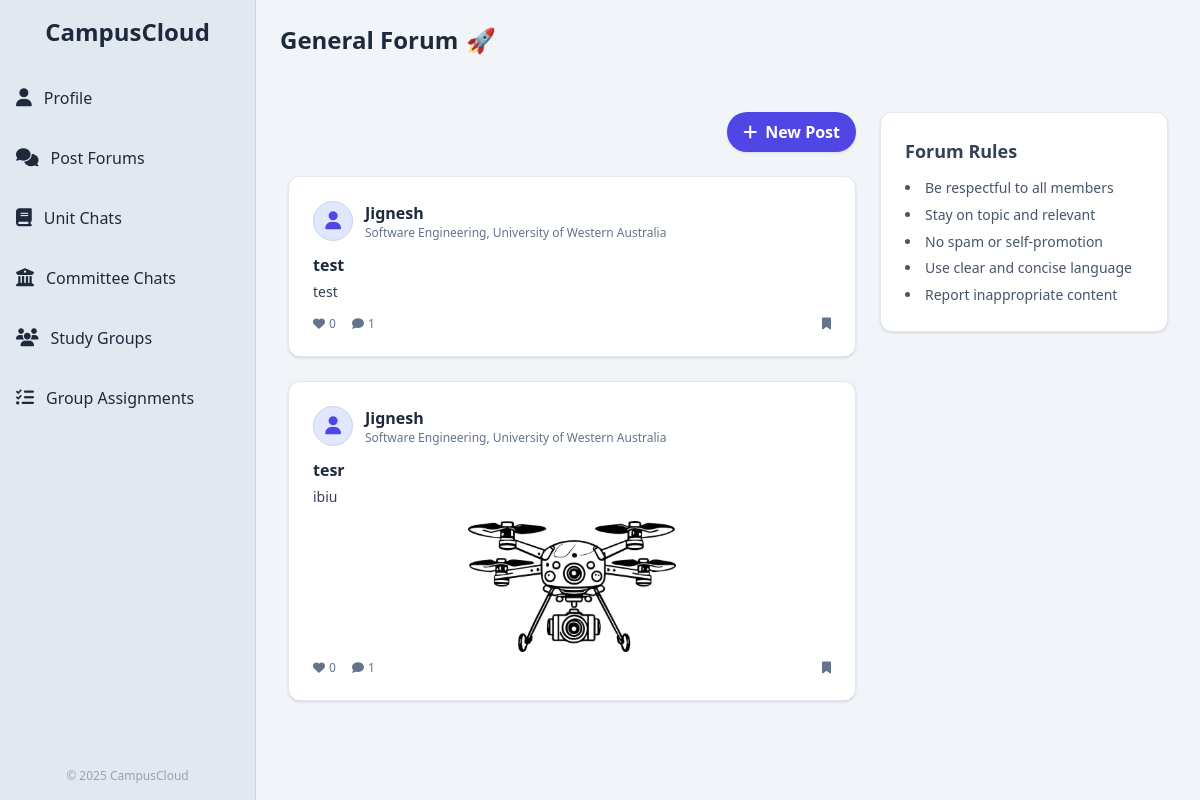
The app's page /post-forum, older data.
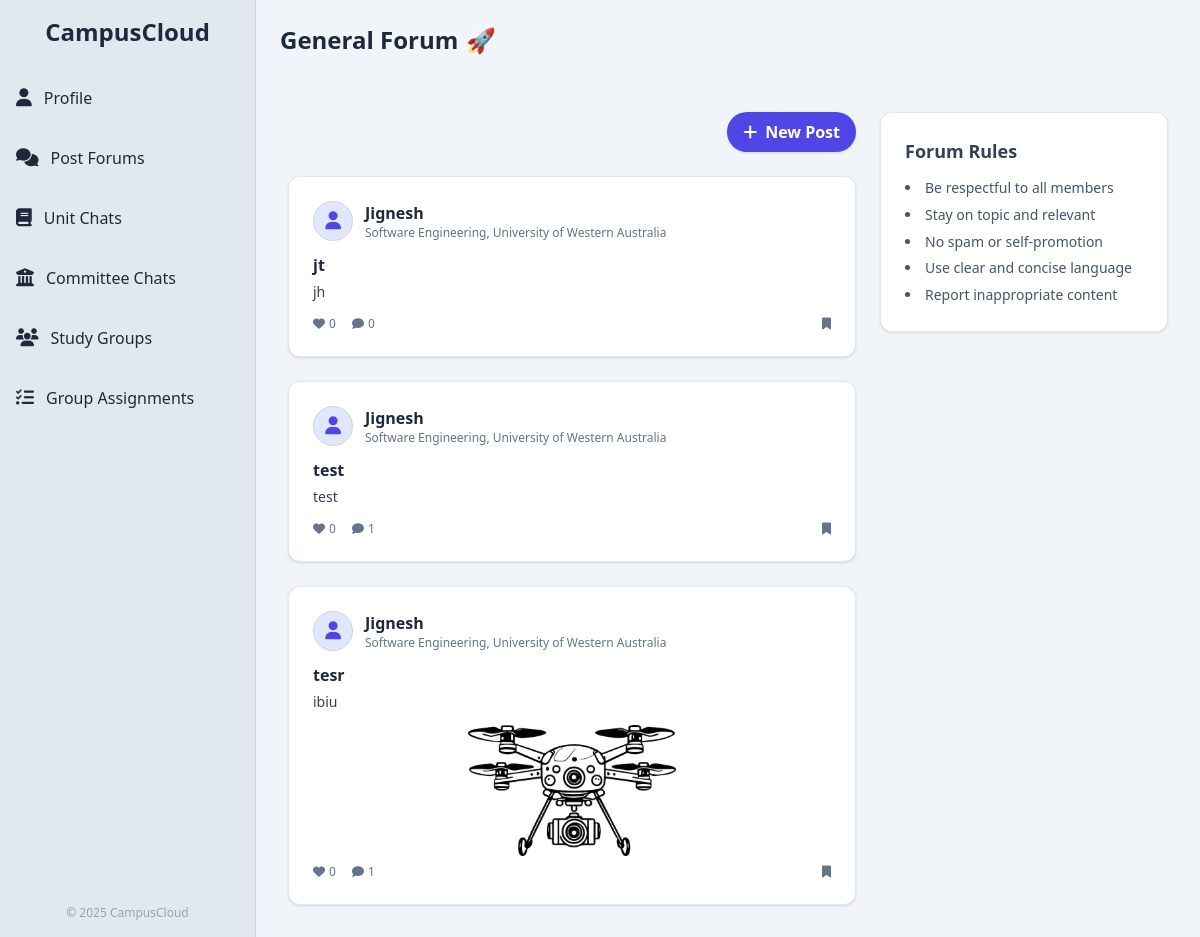
The same page, newer data.
### app/models.py (models this page shows, shortened)
class Post(db.Model):
    __tablename__ = 'posts'
    id = db.Column(db.Integer, primary_key=True)
    title = db.Column(db.String(200))
    content = db.Column(db.Text, nullable=False)
    image_url = db.Column(db.String(255))  # uploaded image file path
    created_at = db.Column(db.DateTime, default=db.func.now())
    likes = db.Column(db.Integer, default=0)
    user_id = db.Column(db.Integer, db.ForeignKey('users.id', ondelete='CASCADE', name='fk_posts_user_id'), nullable=False)
    committee_id = db.Column(db.Integer, db.ForeignKey('committees.id', ondelete='SET NULL', name='fk_posts_committee_id'), nullable=True)
    committee = db.relationship('Committee', backref='posts', lazy='joined')
    comments = db.relationship('Comment', backref='post', cascade='all, delete-orphan', passive_deletes=True, lazy='dynamic')

class User(db.Model, UserMixin):
    __tablename__ = 'users'
    id = db.Column(db.Integer, primary_key=True)
    full_name = db.Column(db.String(100), nullable=False)
    email = db.Column(db.String(120), unique=True, nullable=False)
    password_hash = db.Column(db.String(128), nullable=False)
    bio = db.Column(db.Text)
    job_title = db.Column(db.String(100))
    phone = db.Column(db.String(20))
    university = db.Column(db.String(100))
    faculty = db.Column(db.String(100))
    major = db.Column(db.String(100))
    student_number = db.Column(db.String(50))
    quote = db.Column(db.Text)
    skills = db.Column(db.Text)  # NEW: store skills as a comma-separated string
    profile_picture = db.Column(db.String(255))
    cover_picture = db.Column(db.String(255))
    created_at = db.Column(db.DateTime, default=db.func.now())
    committees = db.relationship('Committee', secondary=user_committees, backref='members', lazy='dynamic')
    posts = db.relationship('Post', backref='author', cascade='all, delete-orphan', passive_deletes=True, lazy='dynamic')
    comments = db.relationship('Comment', backref='author', cascade='all, delete-orphan', passive_deletes=True, lazy='dynamic')
    @property
    def skills_list(self):
        return [skill.strip() for skill in self.skills.split(',')] if self.skills else []

### app/routes.py (the view)
@bp.route('/post-forum')
def post_forum():
    posts = Post.query.order_by(Post.created_at.desc()).all()
    return render_template('post_forum.html', posts=posts)

### app/templates/post_forum.html (shortened to what this page needs)
{% extends "base.html" %}
{% block content %}
<div class="w-full bg-slate-100 text-slate-800 py-6 px-6 flex items-center gap-2">
  <h1 class="text-2xl font-bold">General Forum</h1>
  <span class="text-2xl">🚀</span>
</div>
<div class="p-4 bg-slate-100">
  <div class="flex flex-col md:flex-row gap-6 p-4">
    <div class="flex-1 flex flex-col space-y-6">
      <div class="flex justify-end">
        <button id="openModal" class="flex items-center bg-indigo-600 text-white px-4 py-2 rounded-full hover:bg-indigo-700 transition font-semibold shadow">
          <i class="fas fa-plus mr-2"></i> New Post
        </button>
      </div>
      <div id="postsContainer" class="space-y-6">
        {% for post in posts %}
        <div id="post-{{ post.id }}" class="post-card rounded-xl shadow border border-slate-200 p-6 transition hover:shadow-lg bg-white cursor-pointer"
             onclick="expandAndRedirect({{ post.id }})">
          <div class="flex items-center mb-3">
            <div class="w-10 h-10 rounded-full bg-indigo-100 flex items-center justify-center text-indigo-600 text-lg mr-3 border border-slate-300">
              <i class="fas fa-user"></i>
            </div>
            <div>
              <h3 class="font-semibold text-slate-800">{{ post.author.full_name }}</h3>
              <p class="text-xs text-slate-500">{{ post.author.major }}, {{ post.author.university }}</p>
            </div>
          </div>
          {% if post.title %}
          <h4 class="text-base font-semibold text-slate-800 mb-1">{{ post.title }}</h4>
          {% endif %}
          <p class="text-slate-700 text-sm leading-relaxed mb-3">{{ post.content }}</p>
          {% if post.image_url %}
          <div class="flex justify-center mt-3">
            <img src="{{ '/' + post.image_url }}" alt="Post Image" class="w-2/5 rounded" />
          </div>
          {% endif %}
          <div class="flex justify-between text-xs text-slate-500 mt-2">
            <div class="flex space-x-4">
              <button class="flex items-center space-x-1 hover:text-indigo-600 transition"
                      onclick="likePost(event, {{ post.id }})">
                <i class="fas fa-heart"></i><span id="like-count-{{ post.id }}">{{ post.likes or 0 }}</span>
              </button>
              <button class="flex items-center space-x-1 hover:text-indigo-600 transition">
                <i class="fas fa-comment"></i><span>{{ post.comments.count() }}</span>
              </button>
            </div>
            <div class="flex space-x-2">
              <button class="hover:text-indigo-600 transition"><i class="fas fa-bookmark"></i></button>
            </div>
          </div>
        </div>
        {% endfor %}
      </div>
    </div>
    <aside class="w-full md:w-72 sticky top-4 self-start rounded-xl shadow border border-slate-200 p-6 bg-white">
      <h2 class="text-lg font-semibold text-slate-700 mb-3">Forum Rules</h2>
      <ul class="list-disc list-inside text-sm text-slate-600 leading-relaxed space-y-1">
        <li>Be respectful to all members</li>
        <li>Stay on topic and relevant</li>
        <li>No spam or self-promotion</li>
        <li>Use clear and concise language</li>
        <li>Report inappropriate content</li>
      </ul>
    </aside>
  </div>
</div>
{% endblock %}

### app/templates/base.html (shortened to what this page needs)
<!DOCTYPE html>
<html lang="en">
<head>
<script src="https://cdn.tailwindcss.com"></script>
<link rel="stylesheet" href="https://cdnjs.cloudflare.com/ajax/libs/font-awesome/6.5.0/css/all.min.css" />
</head>
<body class="bg-slate-50 text-slate-800">
<div class="flex min-h-screen overflow-hidden">
  <aside class="group flex flex-col bg-slate-200 shadow-lg transition-all duration-300 w-16 hover:w-64 overflow-hidden border-r border-slate-300">
    <h1 class="text-2xl font-semibold text-slate-800 mb-6 text-center pt-4 transition-opacity duration-300 opacity-0 group-hover:opacity-100">
      CampusCloud
    </h1>
    <nav class="flex-1 flex flex-col space-y-2 items-start">
      <a href="{{ url_for('routes.profile_landing_page') }}" class="flex items-center space-x-3 pl-4 p-3 hover:bg-indigo-100 hover:text-indigo-600 transition rounded w-full">
        <i class="fas fa-user text-lg"></i>
        <span class="whitespace-nowrap transition-opacity duration-300 opacity-0 group-hover:opacity-100">Profile</span>
      </a>
      <a href="{{ url_for('routes.post_forum') }}" class="flex items-center space-x-3 pl-4 p-3 hover:bg-indigo-100 hover:text-indigo-600 transition rounded w-full">
        <i class="fas fa-comments text-lg"></i>
        <span class="whitespace-nowrap transition-opacity duration-300 opacity-0 group-hover:opacity-100">Post Forums</span>
      </a>
      <a href="{{ url_for('routes.units_chat') }}" class="flex items-center space-x-3 pl-4 p-3 hover:bg-indigo-100 hover:text-indigo-600 transition rounded w-full">
        <i class="fas fa-book text-lg"></i>
        <span class="whitespace-nowrap transition-opacity duration-300 opacity-0 group-hover:opacity-100">Unit Chats</span>
      </a>
      <a href="{{ url_for('routes.committee_chat') }}" class="flex items-center space-x-3 pl-4 p-3 hover:bg-indigo-100 hover:text-indigo-600 transition rounded w-full">
        <i class="fas fa-university text-lg"></i>
        <span class="whitespace-nowrap transition-opacity duration-300 opacity-0 group-hover:opacity-100">Committee Chats</span>
      </a>
      <a href="{{ url_for('routes.study_groups') }}" class="flex items-center space-x-3 pl-4 p-3 hover:bg-indigo-100 hover:text-indigo-600 transition rounded w-full">
        <i class="fas fa-users text-lg"></i>
        <span class="whitespace-nowrap transition-opacity duration-300 opacity-0 group-hover:opacity-100">Study Groups</span>
      </a>
      <a href="{{ url_for('routes.group_assignments') }}" class="flex items-center space-x-3 pl-4 p-3 hover:bg-indigo-100 hover:text-indigo-600 transition rounded w-full">
        <i class="fas fa-tasks text-lg"></i>
        <span class="whitespace-nowrap transition-opacity duration-300 opacity-0 group-hover:opacity-100">Group Assignments</span>
      </a>
    </nav>
    <div class="mt-auto text-center text-xs text-slate-400 pb-4 opacity-0 group-hover:opacity-100 transition-opacity duration-300">
      &copy; 2025 CampusCloud
    </div>
  </aside>
  <main class="flex-1 bg-slate-100 min-h-screen flex flex-col">
    {% block content %}
    {% endblock %}
  </main>
</div>
</body>
</html>

### app/templates/post_forum.html (style rules this page uses)
.post-card { transition: transform 0.5s ease, box-shadow 0.2s ease, opacity 0.3s ease; }

Row changes from the older to the newer data that the page shows:
added Post: author.full_name "Jignesh", author.major "Software Engineering", author.university "University of Western Australia", title "jt", content "jh", likes "0", comments.count "0"
